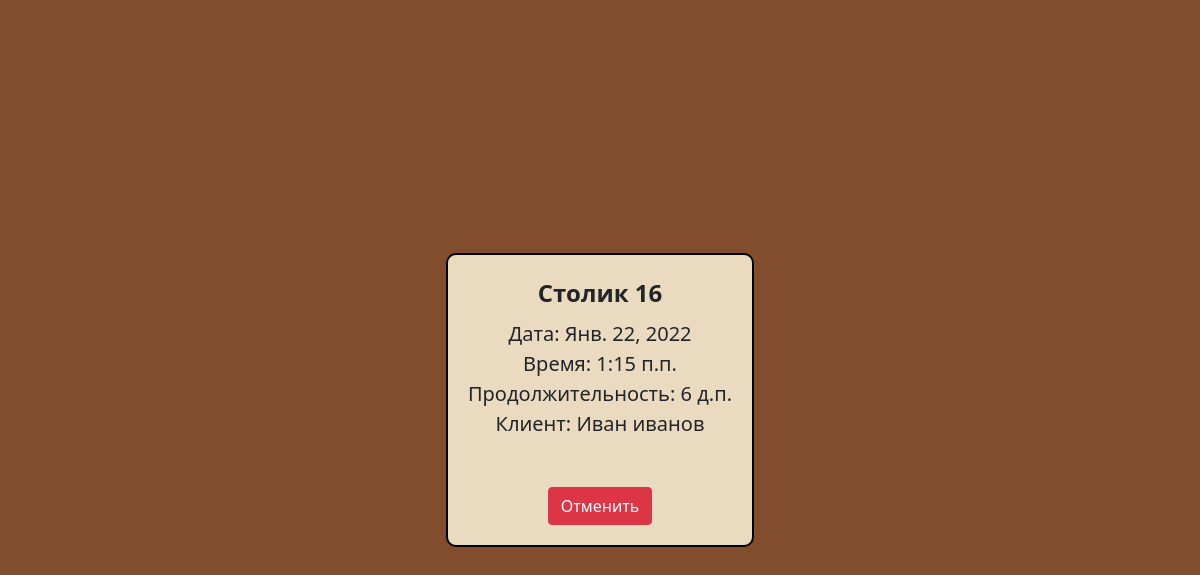
/reservation/11/, run on the app's committed database.
### apps/kabak/models.py (models this page shows, shortened)
class Reservation(models.Model):
    client_name = models.CharField(
        verbose_name="Имя клиента",
        max_length=100,
    )
    table = models.ForeignKey(
        "Table",
        verbose_name="Выбранный столик",
        related_name="reservations",
        on_delete=models.CASCADE,
    )
    date = models.DateField(
        verbose_name="Дата",
    )
    time = models.TimeField(
        verbose_name="Время",
    )
    duration = models.TimeField(
        verbose_name="Продолжительность",
    )
    qr_code = models.ImageField(
        verbose_name="QR code",
        upload_to="qrs",
        blank=True,
        null=True,
    )
    class Meta:
        verbose_name = "Бронь"
        verbose_name_plural = "Брони"

class Table(models.Model):
    number = models.IntegerField(
        verbose_name="Столик",
    )
    class Meta:
        verbose_name = "Столик для заказа"
        verbose_name_plural = "Столики для заказа"

### apps/kabak/views.py (the view)
class ReservationView(generic.DeleteView):
    success_url = reverse_lazy("index")
    template_name = "reservation_detail.html"
    queryset = Reservation.objects.all()

### templates/reservation_detail.html (shortened to what this page needs)
{% extends "base.html" %}
{% block body %}
    <main>
        <div id="reservation">
            <span class="fs-4 fw-bold mb-2">Столик {{ reservation.table.number }}</span>
            <span class="fs-5">Дата: {{ reservation.date }}</span>
            <span class="fs-5">Время: {{ reservation.time }}</span>
            <span class="fs-5">Продолжительность: {{ reservation.duration }}</span>
            <span class="fs-5">Клиент: {{ reservation.client_name }}</span>
            <button class="btn btn-danger mt-5" data-bs-toggle="modal" data-bs-target="#confirm_cancel_reservation">
                Отменить
            </button>
        </div>
    </main>
{% endblock %}

### static/css/main.css (style rules this page uses)
body { background: #824D2D; }
main { width: 100%; min-height: 100vh; display: flex; justify-content: center; align-items: center; background: #824D2D; }
#reservation { display: flex; flex-direction: column; justify-content: center; align-items: center; background: #EADABF; border: 2px solid #000; border-radius: 10px; padding: 20px; }
#reservation span { font-weight: 500; }

### data on the page
Reservation: table.number "16", date "Янв. 22, 2022", time "1:15 п.п.", duration "6 д.п.", client_name "Иван иванов"
